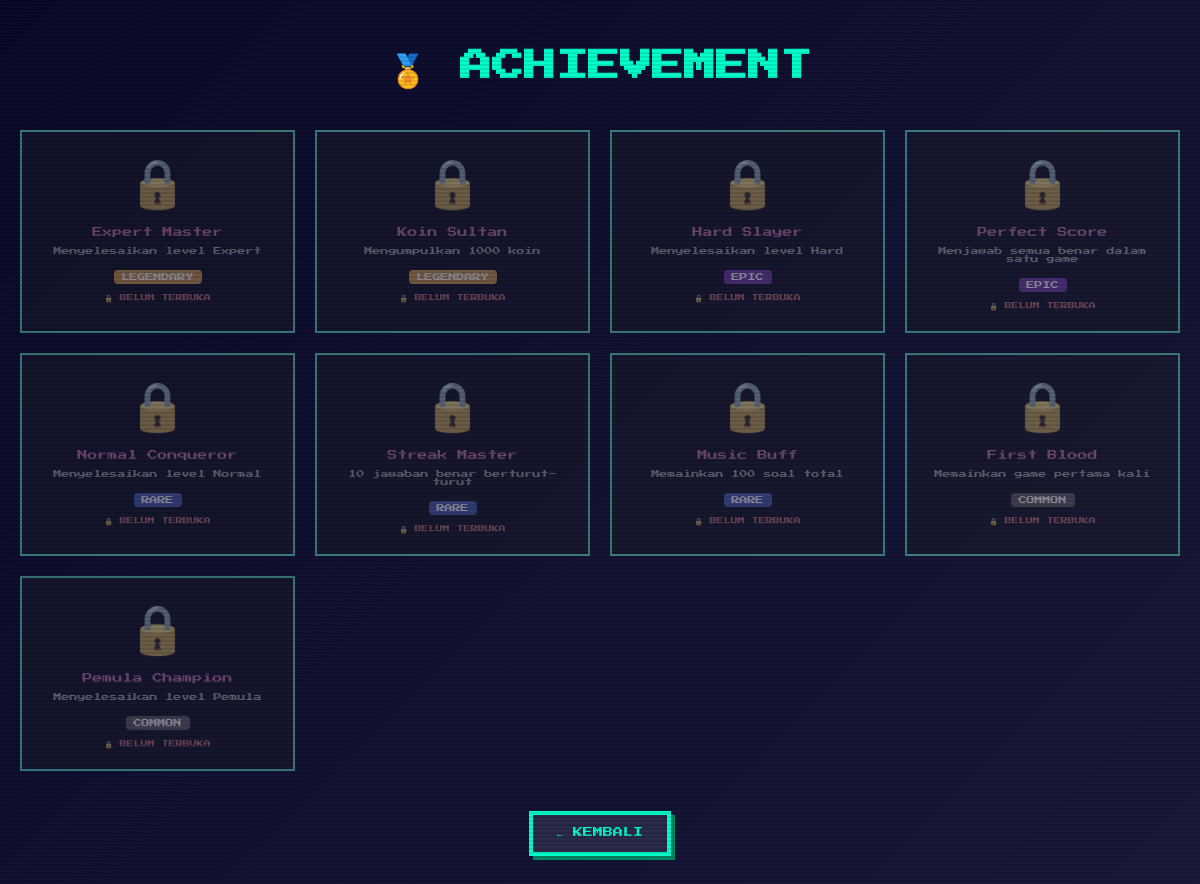
/achievement.php, run on the app's committed database.
### tables this page shows
CREATE TABLE `achievement` (
  `id_achievement` int(11) NOT NULL,
  `nama_achievement` varchar(100) NOT NULL,
  `deskripsi` text DEFAULT NULL,
  `icon` varchar(100) DEFAULT NULL,
  `kriteria_unlock` text DEFAULT NULL,
  `poin_bonus` int(11) NOT NULL DEFAULT 0,
  `rarity` enum('common','rare','epic','legendary') NOT NULL DEFAULT 'common',
  `created_at` timestamp NOT NULL DEFAULT current_timestamp()
);

### koneksi.php (called while the page is built, shortened)
<?php
function escape($string) {
    return htmlspecialchars($string, ENT_QUOTES, 'UTF-8');
}
?>

### achievement.php (the view, shortened to what this page needs)
<?php
require_once 'config/koneksi.php';
$achievements = $pdo->query("SELECT * FROM achievement ORDER BY FIELD(rarity, 'legendary', 'epic', 'rare', 'common'), id_achievement")->fetchAll();
$userAchievements = [];
?>
<!DOCTYPE html>
<html lang="id">
<head>
    <link rel="stylesheet" href="assets/css/style.css">
</head>
<body>
    <div class="container">
        <h1 style="text-align: center; margin: 30px 0;">🏅 ACHIEVEMENT</h1>
        <div class="achievement-grid">
            <?php foreach ($achievements as $ach): ?>
            <?php $isUnlocked = in_array($ach['id_achievement'], $userAchievements); ?>
            <div class="achievement-card <?= $isUnlocked ? 'unlocked' : 'locked' ?>">
                <div class="achievement-icon"><?= $isUnlocked ? '🏆' : '🔒' ?></div>
                <div class="achievement-name"><?= escape($ach['nama_achievement']) ?></div>
                <div class="achievement-desc"><?= escape($ach['deskripsi']) ?></div>
                <div class="achievement-rarity rarity-<?= $ach['rarity'] ?>">
                    <?= strtoupper($ach['rarity']) ?>
                </div>
                <?php if ($isUnlocked): ?>
                    <div style="margin-top: 10px; font-size: 8px; color: #00ff66;">✓ UNLOCKED</div>
                <?php else: ?>
                    <div style="margin-top: 10px; font-size: 7px; color: #ff6666;">🔒 BELUM TERBUKA</div>
                <?php endif; ?>
            </div>
            <?php endforeach; ?>
        </div>
        <div style="text-align: center; margin-bottom: 50px;">
            <button class="pixel-btn" onclick="location.href='index.php'">← KEMBALI</button>
        </div>
    </div>
</body>
</html>

### style.css (style rules this page uses)
* { margin: 0; padding: 0; box-sizing: border-box; }
body { font-family: 'Press Start 2P', monospace; background: linear-gradient(135deg, #0a0a2a 0%, #1a1a3a 100%); color: #00ffcc; min-height: 100vh; position: relative; }
body::before { content: ""; position: fixed; top: 0; left: 0; width: 100%; height: 100%; background: repeating-linear-gradient( 0deg, rgba(0, 0, 0, 0.1) 0px, rgba(0, 0, 0, 0.1) 2px, transparent 2px, transparent 4px ); pointer-events: none; z-index: 999; }
.container { max-width: 1200px; margin: 0 auto; padding: 20px; }
.pixel-btn { font-family: 'Press Start 2P', monospace; background: #2a2a4a; border: 4px solid #00ffcc; color: #00ffcc; padding: 12px 24px; cursor: pointer; transition: all 0.1s ease; box-shadow: 4px 4px 0px #008866; }
.container { max-width: 1200px; margin: 0 auto; padding: 20px; position: relative; z-index: 1; }
.pixel-btn { font-family: 'Press Start 2P', monospace; background: #2a2a4a; border: 4px solid #00ffcc; color: #00ffcc; padding: 12px 24px; cursor: pointer; transition: all 0.1s ease; box-shadow: 4px 4px 0 #008866; font-size: 10px; }

### achievement.php (style rules this page uses)
.achievement-grid { display: grid; grid-template-columns: repeat(auto-fill, minmax(250px, 1fr)); gap: 20px; margin: 40px 0; }
.achievement-card { background: #1a1a3a; border: 2px solid #00ffcc; padding: 20px; text-align: center; transition: all 0.2s; }
.achievement-card.locked { opacity: 0.5; filter: grayscale(0.5); }
.achievement-icon { font-size: 48px; margin-bottom: 15px; }
.achievement-name { color: #ff66cc; font-size: 10px; margin-bottom: 10px; }
.achievement-desc { font-size: 8px; color: #aaa; margin-bottom: 10px; }
.achievement-rarity { font-size: 8px; padding: 3px 8px; border-radius: 4px; display: inline-block; }
.rarity-common { background: #666; color: white; }
.rarity-rare { background: #3366ff; color: white; }
.rarity-epic { background: #9933ff; color: white; }
.rarity-legendary { background: #ff9900; color: white; }

### data on the page
achievement: nama_achievement "Expert Master", deskripsi "Menyelesaikan level Expert", rarity "LEGENDARY", shows "🔒 BELUM TERBUKA"
achievement: nama_achievement "Koin Sultan", deskripsi "Mengumpulkan 1000 koin", rarity "LEGENDARY", shows "🔒 BELUM TERBUKA"
achievement: nama_achievement "Hard Slayer", deskripsi "Menyelesaikan level Hard", rarity "EPIC", shows "🔒 BELUM TERBUKA"
achievement: nama_achievement "Perfect Score", deskripsi "Menjawab semua benar dalam satu game", rarity "EPIC", shows "🔒 BELUM TERBUKA"
achievement: nama_achievement "Normal Conqueror", deskripsi "Menyelesaikan level Normal", rarity "RARE", shows "🔒 BELUM TERBUKA"
achievement: nama_achievement "Streak Master", deskripsi "10 jawaban benar berturut-turut", rarity "RARE", shows "🔒 BELUM TERBUKA"
achievement: nama_achievement "Music Buff", deskripsi "Memainkan 100 soal total", rarity "RARE", shows "🔒 BELUM TERBUKA"
achievement: nama_achievement "First Blood", deskripsi "Memainkan game pertama kali", rarity "COMMON", shows "🔒 BELUM TERBUKA"
achievement: nama_achievement "Pemula Champion", deskripsi "Menyelesaikan level Pemula", rarity "COMMON", shows "🔒 BELUM TERBUKA"
